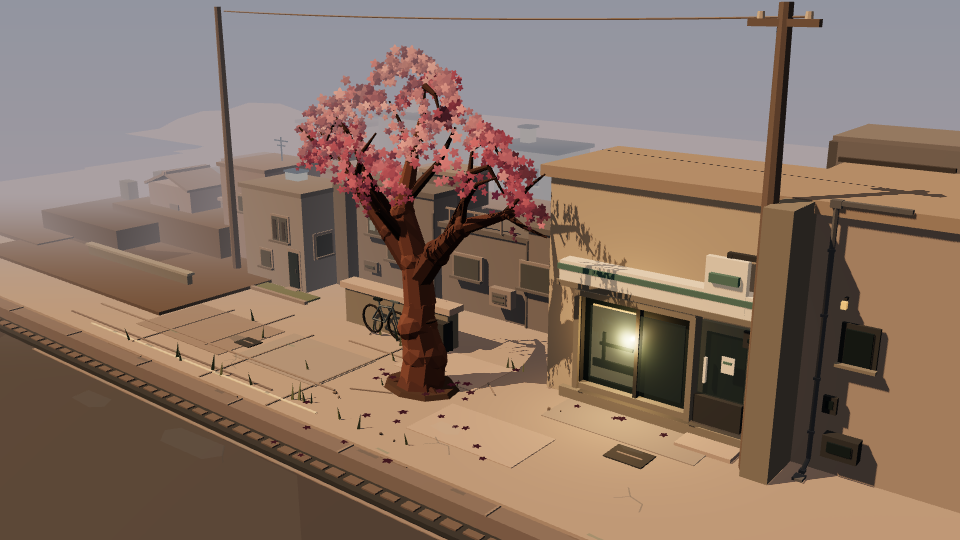
#> input picture screenshots/nocturne-everyday/baseline-clear-desktop.png, 1920 x 1080 px, given in place of baseline-rain-desktop.png, which was not available (shown at 1/2 size)
$ python review-everyday-images.py
#> lines starting #> are read from the running program, lines starting #| are printed output that depends on the picture; pictures that were not available may be replaced by others from this repository, and a replacement may not be noted
"""Separate everyday comparison gallery; original captures stay untouched."""
from pathlib import Path
from PIL import Image, ImageOps, ImageDraw
root = Path(__file__).resolve().parents[1] / 'screenshots/nocturne-everyday'
aspects = ['desktop', 'laptop', 'portrait', 'ultrawide']

def board(inputs, filename, size, gray=False):
#> called with filename = 'compare-rain-desktop.png', size = (960, 540), gray = False
    canvas = Image.new('RGB', (size[0]*len(inputs),size[1]+28), '#10171e')
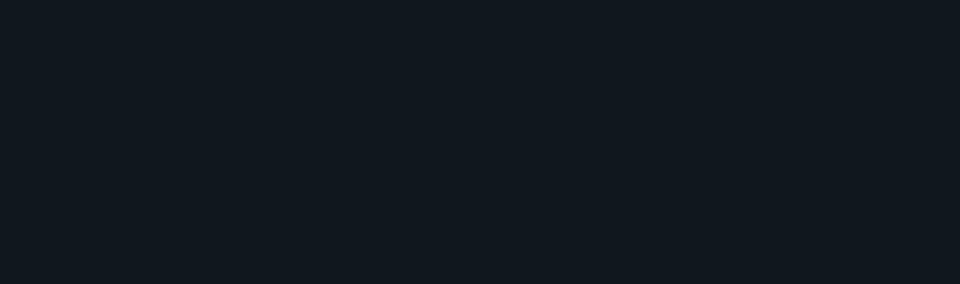
#> canvas: PIL image 1920x568 RGB (shown at 1/2 size); mean R, G, B 16, 23, 30
    d = ImageDraw.Draw(canvas)
    for i,(label,path,crop) in enumerate(inputs):
        im = Image.open(root/path).convert('RGB')
#> im is the input picture: PIL image 1920x1080 RGB; mean R, G, B 138.3, 116.5, 102.2
        if crop: im = im.crop(crop)
        if gray: im = ImageOps.grayscale(im).convert('RGB')
        im.thumbnail(size, Image.Resampling.LANCZOS)
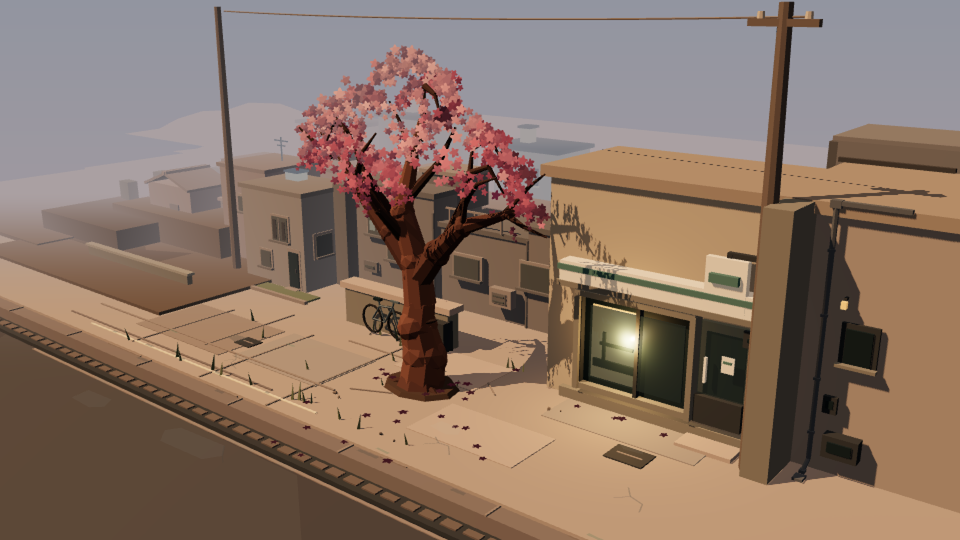
#> im: PIL image 960x540 RGB; mean R, G, B 138.3, 116.5, 102.2
        canvas.paste(im,(i*size[0]+(size[0]-im.width)//2,28+(size[1]-im.height)//2))
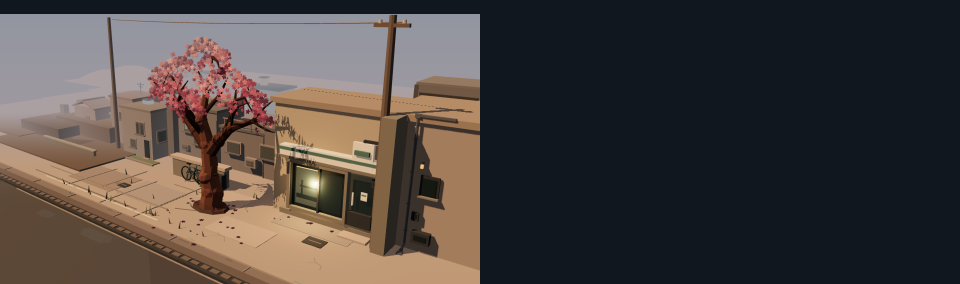
#> canvas: PIL image 1920x568 RGB (shown at 1/2 size); mean R, G, B 74.1, 67.4, 64.3
        d.text((i*size[0]+8,8), label, fill='#dde2e5')
    canvas.save(root/filename)
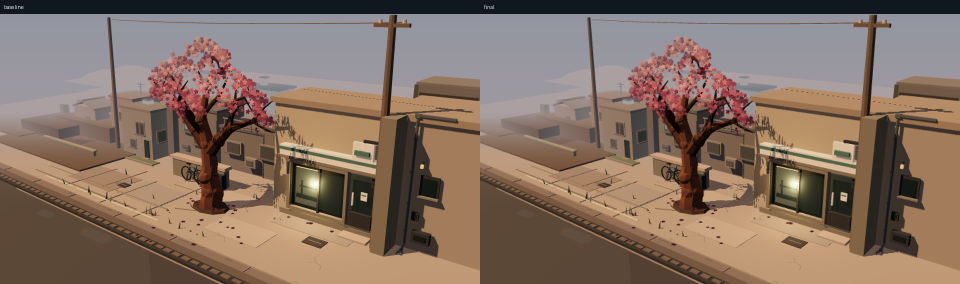
#> saved as compare-rain-desktop.png: PIL image 1920x568 RGB (shown at 1/2 size); mean R, G, B 132.3, 111.9, 98.6

sections = []
for weather in ['rain','clear']:
    for aspect in aspects:
        inputs = [(v, f'{v}-{weather}-{aspect}.png', None) for v in ['baseline','final']]
        for prefix,size,gray in [('compare',(390,844) if aspect=='portrait' else (960,540),False),('gray',(480,422),True),('thumb',(180,200),False)]:
#> (the run stopped early here; a loop or call above may not have finished)
